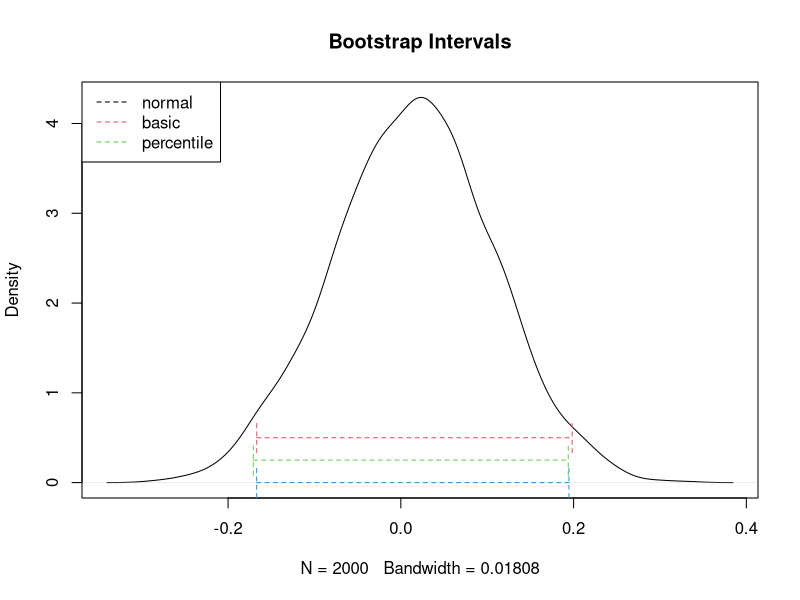

Write R code to recreate this figure.
# using the boot package
library(boot)
# making a normal sample
n <- 100
x <- rnorm(n)
set.seed(23)
# function to calculate alpha = 0.05 intervals

intervals <- function(x) {
  alpha <- 0.05
  theta_hat <- mean(x)
  se_theta_hat <- sd(x)
  b <- 2000
  theta_hat_star <- numeric(b)
  # generating the monte carlo sample
  for (i in 1:b) {
    x_star <- sample(x, n, replace = TRUE)
    theta_hat_star[i] <- mean(x_star)
  }
  # calculating normal interval
  zed <- c(-qnorm(1 - alpha / 2), qnorm(1 - alpha / 2))
  test <- mean(theta_hat_star) + sd(theta_hat_star) * zed
  cat("\nNormal Test for the invervals ", test,
      "\nSample mean ", theta_hat,
      "\nStandard Error ", se_theta_hat,
      "\nStandard Error theta* ", sd(theta_hat_star))
  # calculating basic interval
  lims <- c(quantile(theta_hat_star, 1 - alpha / 2),
            quantile(theta_hat_star, alpha / 2))
  test_b <- 2 * theta_hat - lims
  cat("\nBasic Test for the invervals ", test_b,
      "\nSample mean ", theta_hat,
      "\nStandard Error ", se_theta_hat,
      "\nStandard Error theta* ", sd(theta_hat_star))
  # calculating percentile interval
  lims_p <- quantile(theta_hat_star, c(alpha / 2, 1 - alpha / 2), type = 6)
  test_p <- lims_p
  cat("\nPercentile Test for the invervals ", test_p,
      "\nSample mean ", theta_hat,
      "\nStandard Error ", se_theta_hat,
      "\nStandard Error theta* ", sd(theta_hat_star))

  # generating the plot
  limsx <- seq(test[1], test[2], len = 10)
  plot(density(theta_hat_star), main = "Bootstrap Intervals")
  # normal
  lines(limsx, rep(0, length(limsx)),      lty = "dashed", col = 4)
  lines(rep(test[1], length(limsx)), limsx, lty = "dashed", col = 4)
  lines(rep(test[2], length(limsx)), limsx, lty = "dashed", col = 4)
  # basic
  limsx_b <- seq(test_b[1], test_b[2], len = 10)
  lines(limsx_b, rep(0.25, length(limsx_b)),      lty = "dashed", col = 3)
  lines(rep(test_b[1], length(limsx_b)), 0.25 + limsx, lty = "dashed", col = 3)
  lines(rep(test_b[2], length(limsx_b)), 0.25 + limsx_b, lty = "dashed", col = 3)
  # percentile
  limsx_p <- seq(lims_p[1], lims_p[2], len = 10)
  lines(limsx_p, rep(0.5, length(limsx_p)),      lty = "dashed", col = 2)
  lines(rep(test_p[1], length(limsx_p)), 0.5 + limsx_p, lty = "dashed", col = 2)
  lines(rep(test_p[2], length(limsx_p)), 0.5 + limsx_p, lty = "dashed", col = 2)
  legend("topleft", c("normal", "basic", "percentile"), col = 1:3,
         lty = "dashed")
  # counting proportions on left an right of missed values for each interval
  n_miss <- cbind(ifelse(theta_hat_star < test[1], 1, 0),
                  ifelse(theta_hat_star > test[2], 1, 0))
  b_miss <- cbind(ifelse(theta_hat_star < test_b[1], 1, 0),
		  ifelse(theta_hat_star > test_b[2], 1, 0))
  cat("\nNumber of bootstrap points out on the normal ", apply(n_miss, 2, sum),
      "\nNumber of bootstrap oints out on the basic ", apply(b_miss, 2, sum))
}

example <- function(x) {
  sim <- as.matrix(x, length(x), 1)
  theta_boot <- function(dat, ind) {
    x <- dat[ind, 1]
    mean(x)
  }
  boot_obj <- boot(data = sim, statistic = theta_boot, R = 2000)
  print(boot_obj)
  print(boot.ci(boot_obj,
                type = c("basic", "norm", "perc")))
}

intervals(x)
check <- readline(prompt = "Input 1 to close device ")
if (check == 1) {
  dev.off()
}
cat("\nRunning from boot package")
example(x)
